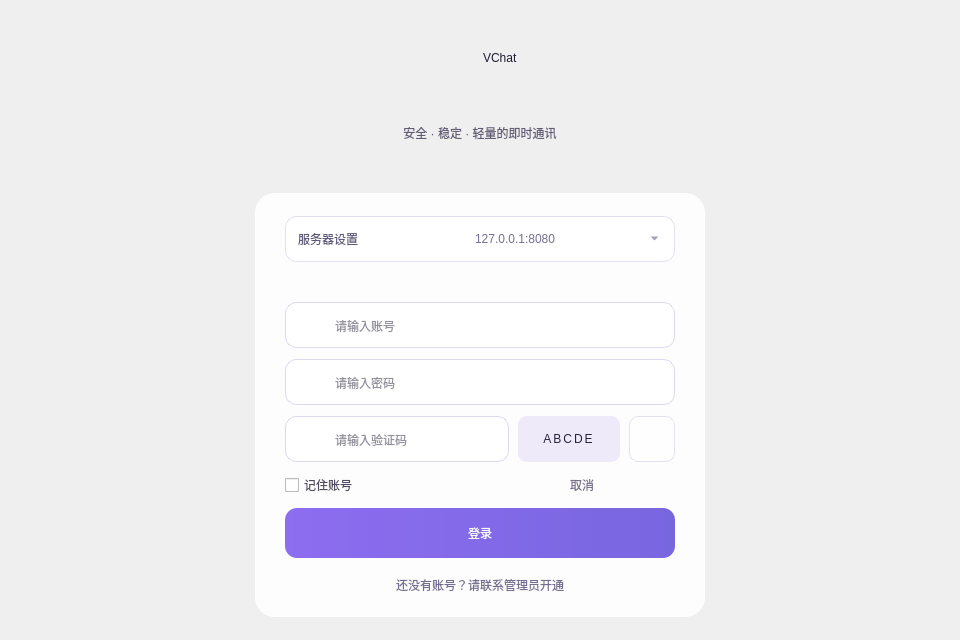
<?xml version="1.0" encoding="UTF-8"?>
<ui version="4.0">
 <class>LoginDialog</class>
 <widget class="QDialog" name="LoginDialog">
  <property name="geometry"><rect><x>0</x><y>0</y><width>960</width><height>640</height></rect></property>
  <property name="minimumSize"><size><width>680</width><height>540</height></size></property>
  <property name="windowTitle"><string>VChat - 登录</string></property>
  <property name="styleSheet"><string notr="true">
QWidget#loginCard { background-color: rgba(255,255,255,225); border: 1px solid rgba(255,255,255,245); border-radius: 20px; }
QWidget#serverSettings QLabel { color: #28233a; }
QLabel#titleLabel { color: #201c31; }
QLabel#subtitleLabel { color: #625b74; }
QLabel#hintLabel { color: #766d8a; font-size: 12px; }
QLabel#captchaCodeLabel { color: #28233a; background-color: #eeeafa; border-radius: 9px; font: 700 17px Consolas; letter-spacing: 2px; }
QLineEdit { color: #28233a; background-color: rgba(255,255,255,244); border: 1px solid #ddd8ee; border-radius: 11px; padding: 8px 14px; selection-background-color: #8067d8; }
QLineEdit:focus { border: 1px solid #a990e7; background-color: #ffffff; }
QFrame#userField, QFrame#passwordField, QFrame#captchaField { background-color: rgba(255,255,255,244); border: 1px solid #ddd8ee; border-radius: 11px; }
QFrame#userField[focused="true"], QFrame#passwordField[focused="true"], QFrame#captchaField[focused="true"] { border: 1px solid #a990e7; background-color: #ffffff; }
QLineEdit#usernameEdit, QLineEdit#passwordEdit, QLineEdit#captchaEdit { background: transparent; border: none; border-radius: 0; padding: 0; }
QToolButton#eyeButton { background: transparent; border: none; padding: 0; }
QToolButton#eyeButton:hover { background: transparent; }
QPushButton#refreshCaptchaButton { color: #514673; background-color: rgba(255,255,255,190); border: 1px solid #e5e0ed; border-radius: 9px; padding: 6px; }
QPushButton#refreshCaptchaButton:hover { background-color: #eee8fc; }
QFrame#serverSummaryRow { background-color: rgba(255,255,255,210); border: 1px solid #e3dff0; border-radius: 11px; }
QPushButton#serverToggleButton { color: #5f587a; background: transparent; border: none; text-align: left; padding: 0; }
QPushButton#serverToggleButton:hover { color: #6e57cf; background: transparent; }
QLabel#serverAddressLabel { color: #756d91; }
QLabel#registrationInfoLabel { color: #756d91; }
QToolButton#serverChevronButton { color: #716697; background: transparent; border: none; }
QToolButton#serverChevronButton:hover { color: #6247c3; }
QPushButton#cancelButton { color: #786e8d; background: transparent; border: none; }
QPushButton#cancelButton:hover { color: #604cb0; }
QPushButton#loginButton { color: white; background: qlineargradient(x1:0,y1:0,x2:1,y2:0,stop:0 #8d6df0,stop:1 #7866df); border: none; border-radius: 12px; }
QPushButton#loginButton:hover { background: qlineargradient(x1:0,y1:0,x2:1,y2:0,stop:0 #997bf4,stop:1 #8371e8); }
QPushButton#loginButton:pressed { background: qlineargradient(x1:0,y1:0,x2:1,y2:0,stop:0 #785cd8,stop:1 #6655c7); }
QPushButton#loginButton:disabled { color: #f4f0fa; background-color: #c9bee7; border-color: #c9bee7; }
QCheckBox { color: #514b62; }
  </string></property>
  <layout class="QVBoxLayout" name="rootLayout">
   <property name="leftMargin"><number>24</number></property><property name="topMargin"><number>16</number></property><property name="rightMargin"><number>24</number></property><property name="bottomMargin"><number>16</number></property>
   <item><spacer name="topSpacer"><property name="orientation"><enum>Qt::Vertical</enum></property></spacer></item>
   <item><layout class="QHBoxLayout" name="brandRow"><item><spacer name="brandLeft"><property name="orientation"><enum>Qt::Horizontal</enum></property></spacer></item><item><widget class="QLabel" name="logoLabel"><property name="minimumSize"><size><width>44</width><height>44</height></size></property></widget></item><item><widget class="QLabel" name="titleLabel"><property name="text"><string>VChat</string></property></widget></item><item><spacer name="brandRight"><property name="orientation"><enum>Qt::Horizontal</enum></property></spacer></item></layout></item>
   <item><widget class="QLabel" name="subtitleLabel"><property name="text"><string>安全 · 稳定 · 轻量的即时通讯</string></property><property name="alignment"><set>Qt::AlignCenter</set></property></widget></item>
   <item><spacer name="headingGap"><property name="orientation"><enum>Qt::Vertical</enum></property><property name="sizeType"><enum>QSizePolicy::Fixed</enum></property><property name="sizeHint" stdset="0"><size><width>1</width><height>20</height></size></property></spacer></item>
   <item alignment="Qt::AlignHCenter"><widget class="QWidget" name="loginCard">
    <property name="minimumSize"><size><width>450</width><height>0</height></size></property>
    <property name="maximumSize"><size><width>450</width><height>16777215</height></size></property>
    <layout class="QVBoxLayout" name="cardLayout">
     <property name="leftMargin"><number>30</number></property><property name="topMargin"><number>23</number></property><property name="rightMargin"><number>30</number></property><property name="bottomMargin"><number>23</number></property><property name="spacing"><number>11</number></property>
     <item><widget class="QFrame" name="serverSummaryRow"><property name="minimumSize"><size><width>0</width><height>46</height></size></property><layout class="QHBoxLayout" name="serverRow"><property name="leftMargin"><number>12</number></property><property name="topMargin"><number>0</number></property><property name="rightMargin"><number>10</number></property><property name="bottomMargin"><number>0</number></property><property name="spacing"><number>8</number></property><item><widget class="QPushButton" name="serverToggleButton"><property name="text"><string>服务器设置</string></property><property name="toolTip"><string>展开服务器设置</string></property></widget></item><item><spacer name="serverRowSpacer"><property name="orientation"><enum>Qt::Horizontal</enum></property></spacer></item><item><widget class="QLabel" name="serverAddressLabel"><property name="text"><string>127.0.0.1:8080</string></property></widget></item><item><widget class="QToolButton" name="serverChevronButton"><property name="arrowType"><enum>Qt::DownArrow</enum></property><property name="toolTip"><string>展开服务器设置</string></property></widget></item></layout></widget></item>
     <item><widget class="QWidget" name="serverSettings"><layout class="QFormLayout" name="formLayout"/></widget></item>
     <item><widget class="QFrame" name="userField"><property name="minimumSize"><size><width>0</width><height>46</height></size></property><layout class="QHBoxLayout" name="userInputRow"><property name="leftMargin"><number>19</number></property><property name="topMargin"><number>0</number></property><property name="rightMargin"><number>12</number></property><property name="bottomMargin"><number>0</number></property><property name="spacing"><number>10</number></property><item><widget class="QLabel" name="userIcon"><property name="minimumSize"><size><width>18</width><height>18</height></size></property><property name="maximumSize"><size><width>18</width><height>18</height></size></property></widget></item><item><widget class="QLineEdit" name="usernameEdit"><property name="placeholderText"><string>请输入账号</string></property></widget></item></layout></widget></item>
     <item><widget class="QFrame" name="passwordField"><property name="minimumSize"><size><width>0</width><height>46</height></size></property><layout class="QHBoxLayout" name="passwordInputRow"><property name="leftMargin"><number>19</number></property><property name="topMargin"><number>0</number></property><property name="rightMargin"><number>10</number></property><property name="bottomMargin"><number>0</number></property><property name="spacing"><number>10</number></property><item><widget class="QLabel" name="passwordIcon"><property name="minimumSize"><size><width>18</width><height>18</height></size></property><property name="maximumSize"><size><width>18</width><height>18</height></size></property></widget></item><item><widget class="QLineEdit" name="passwordEdit"><property name="echoMode"><enum>QLineEdit::Password</enum></property><property name="placeholderText"><string>请输入密码</string></property></widget></item><item><widget class="QToolButton" name="eyeButton"><property name="minimumSize"><size><width>28</width><height>28</height></size></property><property name="maximumSize"><size><width>28</width><height>28</height></size></property><property name="toolTip"><string>显示密码</string></property></widget></item></layout></widget></item>
     <item><layout class="QHBoxLayout" name="captchaLayout"><property name="spacing"><number>9</number></property><item><widget class="QFrame" name="captchaField"><property name="minimumSize"><size><width>0</width><height>46</height></size></property><layout class="QHBoxLayout" name="captchaInputRow"><property name="leftMargin"><number>19</number></property><property name="topMargin"><number>0</number></property><property name="rightMargin"><number>10</number></property><property name="bottomMargin"><number>0</number></property><property name="spacing"><number>10</number></property><item><widget class="QLabel" name="captchaIcon"><property name="minimumSize"><size><width>18</width><height>18</height></size></property><property name="maximumSize"><size><width>18</width><height>18</height></size></property></widget></item><item><widget class="QLineEdit" name="captchaEdit"><property name="placeholderText"><string>请输入验证码</string></property></widget></item></layout></widget></item><item><widget class="QLabel" name="captchaCodeLabel"><property name="minimumSize"><size><width>102</width><height>46</height></size></property><property name="text"><string>ABCDE</string></property><property name="alignment"><set>Qt::AlignCenter</set></property></widget></item><item><widget class="QPushButton" name="refreshCaptchaButton"><property name="minimumSize"><size><width>46</width><height>46</height></size></property><property name="maximumSize"><size><width>46</width><height>46</height></size></property><property name="text"><string></string></property><property name="toolTip"><string>刷新验证码</string></property></widget></item></layout></item>
     <item><layout class="QHBoxLayout" name="optionsRow"><item><widget class="QCheckBox" name="rememberAccountCheck"><property name="text"><string>记住账号</string></property></widget></item><item><spacer name="optionsStretch"><property name="orientation"><enum>Qt::Horizontal</enum></property></spacer></item><item><widget class="QPushButton" name="cancelButton"><property name="text"><string>取消</string></property></widget></item></layout></item>
     <item><widget class="QPushButton" name="loginButton"><property name="minimumSize"><size><width>0</width><height>50</height></size></property><property name="text"><string>登录</string></property></widget></item>
     <item><spacer name="footerGap"><property name="orientation"><enum>Qt::Vertical</enum></property><property name="sizeType"><enum>QSizePolicy::Fixed</enum></property><property name="sizeHint" stdset="0"><size><width>1</width><height>7</height></size></property></spacer></item>
     <item><widget class="QLabel" name="registrationInfoLabel"><property name="text"><string>还没有账号？请联系管理员开通</string></property><property name="alignment"><set>Qt::AlignCenter</set></property></widget></item>
    </layout>
   </widget></item>
   <item><spacer name="bottomSpacer"><property name="orientation"><enum>Qt::Vertical</enum></property></spacer></item>
  </layout>
 </widget>
 <resources/>
 <connections/>
</ui>
